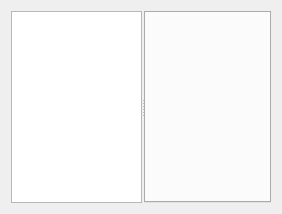
<?xml version="1.0" encoding="UTF-8"?>
<ui version="4.0">
 <class>Root</class>
 <widget class="QWidget" name="Root">
  <layout class="QHBoxLayout" name="RootLayout">
   <property name="sizeConstraint">
    <enum>QLayout::SetMaximumSize</enum>
   </property>
   <item>
    <widget class="QSplitter" name="Splitter">
     <property name="sizePolicy">
      <sizepolicy hsizetype="Expanding" vsizetype="Expanding">
       <horstretch>0</horstretch>
       <verstretch>0</verstretch>
      </sizepolicy>
     </property>
     <property name="orientation">
      <enum>Qt::Horizontal</enum>
     </property>
     <property name="handleWidth">
      <number>2</number>
     </property>
     <widget class="FileTreeView" name="FileTree"/>
     <widget class="TargetWidget" name="TargetPages">
      <property name="tabsClosable">
       <bool>true</bool>
      </property>
      <property name="movable">
       <bool>true</bool>
      </property>
     </widget>
    </widget>
   </item>
  </layout>
 </widget>
 <customwidgets>
  <customwidget>
   <class>FileTreeView</class>
   <extends>QTreeView</extends>
   <header>widgets</header>
  </customwidget>
  <customwidget>
   <class>TargetWidget</class>
   <extends>QTabWidget</extends>
   <header>widgets</header>
   <container>1</container>
  </customwidget>
 </customwidgets>
 <resources/>
 <connections/>
</ui>
